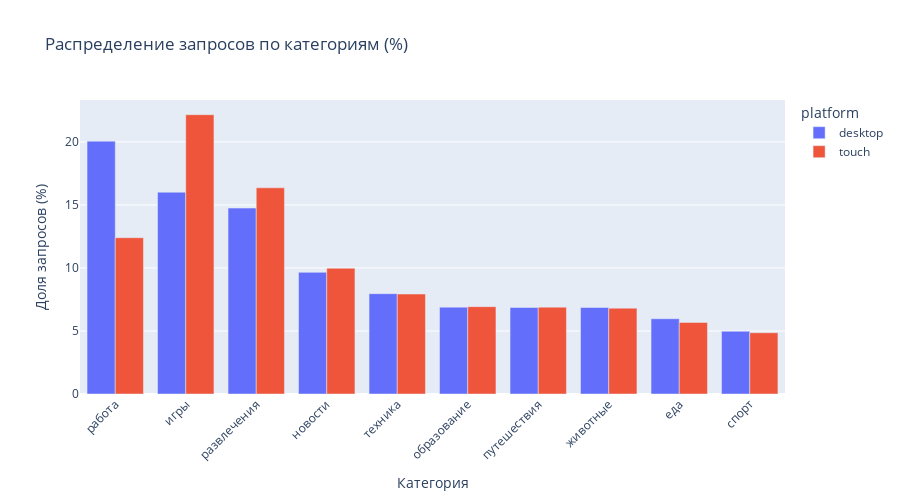

Notebook cell for this chart:
### Code cell
# 2. Распределение по категориям
print("\n2️⃣ РАСПРЕДЕЛЕНИЕ ПО КАТЕГОРИЯМ:")

category_stats = con.execute("""
    WITH category_counts AS (
        SELECT 
            platform,
            category,
            COUNT(*) as count,
            COUNT(*) * 1.0 / SUM(COUNT(*)) OVER (PARTITION BY platform) as percentage
        FROM search_data
        GROUP BY platform, category
    )
    SELECT 
        platform,
        category,
        count,
        ROUND(percentage * 100, 2) as percentage
    FROM category_counts
    ORDER BY platform, count DESC
""").pl()


# Визуализация распределения категорий
fig5 = px.bar(category_stats, 
              x='category', 
              y='percentage',
              color='platform',
              barmode='group',
              title='Распределение запросов по категориям (%)',
              color_discrete_map={'desktop': '#636EFA', 'touch': '#EF553B'},
              labels={'percentage': 'Доля, %', 'category': 'Категория'})

fig5.update_layout(xaxis_title='Категория',
                   yaxis_title='Доля запросов (%)',
                   xaxis_tickangle=-45,
                   height=500)
fig5.show()

### Figure 1 — Plotly figure (JSON) as saved in the notebook; plotly's stock layout.template omitted (floating-point values rounded to 4 significant figures)
{"data": [{"alignmentgroup": "True", "hovertemplate": "platform=desktop<br>Категория=%{x}<br>Доля, %=%{y}<extra></extra>", "legendgroup": "desktop", "marker": {"color": "#636EFA", "pattern": {"shape": ""}}, "name": "desktop", "offsetgroup": "desktop", "orientation": "v", "showlegend": true, "textposition": "auto", "type": "bar", "x": ["работа", "игры", "развлечения", "новости", "техника", "образование", "путешествия", "животные", "еда", "спорт"], "xaxis": "x", "y": [20.06, 16.01, 14.75, 9.65, 7.96, 6.89, 6.86, 6.86, 5.97, 4.98], "yaxis": "y"}, {"alignmentgroup": "True", "hovertemplate": "platform=touch<br>Категория=%{x}<br>Доля, %=%{y}<extra></extra>", "legendgroup": "touch", "marker": {"color": "#EF553B", "pattern": {"shape": ""}}, "name": "touch", "offsetgroup": "touch", "orientation": "v", "showlegend": true, "textposition": "auto", "type": "bar", "x": ["игры", "развлечения", "работа", "новости", "техника", "образование", "путешествия", "животные", "еда", "спорт"], "xaxis": "x", "y": [22.16, 16.36, 12.4, 9.98, 7.93, 6.93, 6.89, 6.81, 5.68, 4.86], "yaxis": "y"}], "layout": {"barmode": "group", "height": 500, "legend": {"title": {"text": "platform"}, "tracegroupgap": 0}, "title": {"text": "Распределение запросов по категориям (%)"}, "xaxis": {"anchor": "y", "domain": [0, 1], "tickangle": -45, "title": {"text": "Категория"}}, "yaxis": {"anchor": "x", "domain": [0, 1], "title": {"text": "Доля запросов (%)"}}}}
